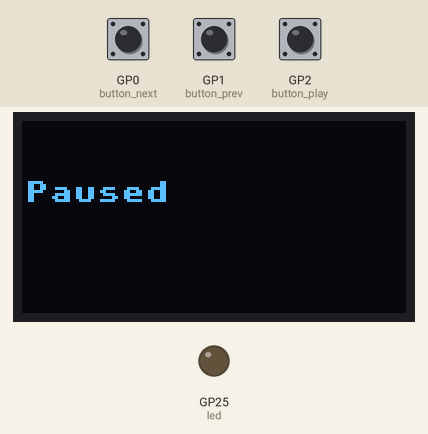
This program was run on a simulated Raspberry Pi Pico running MicroPython. Parts: 128×64 one-colour display, output pins drawn as LEDs (lit = HIGH). Inputs (shaded band) come from the test bench; at power-on: GP0 (button_next) HIGH, GP1 (button_prev) HIGH, GP2 (button_play) HIGH. What the program prints to the serial console is not drawn.

Above: at 1.2 s.
1.3 s: GP0 (button_next) pulled LOW for 0.15 s
At 3.3 s:
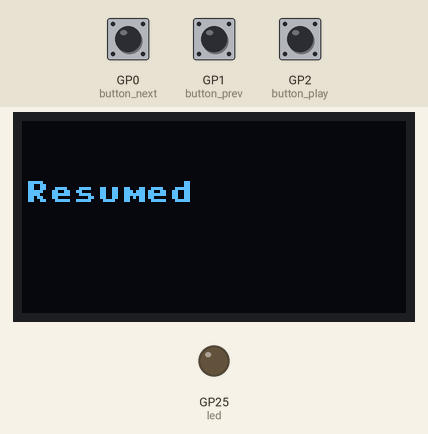
4.0 s: GP1 (button_prev) pulled LOW for 0.15 s
At 4.8 s:
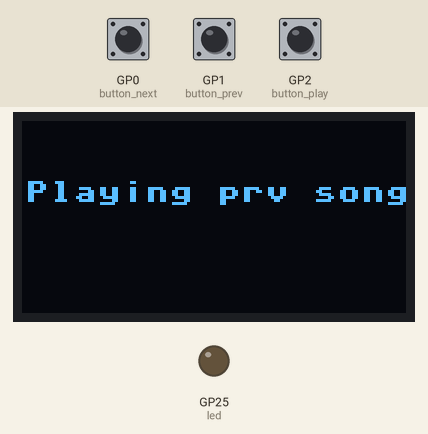
6.7 s: GP2 (button_play) pulled LOW for 0.15 s
At 8.0 s:
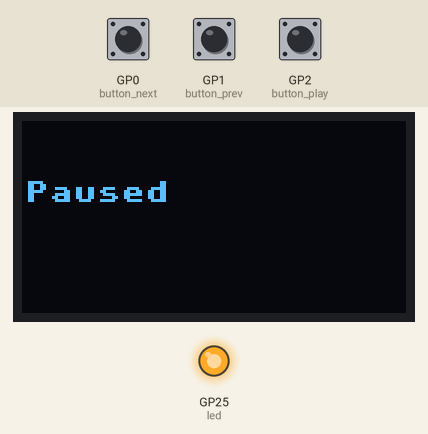
8.3 s: GP0 (button_next) pulled LOW for 1 s
At 10.2 s:
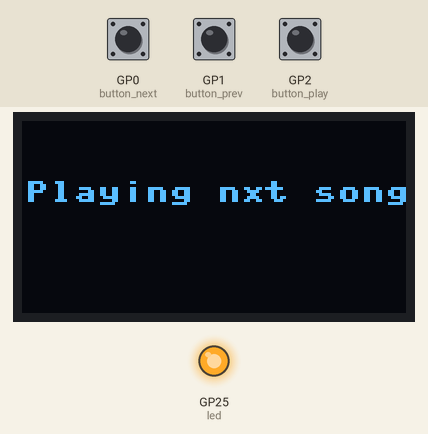
11.9 s: GP1 (button_prev) pulled LOW for 1 s
At 13.3 s:
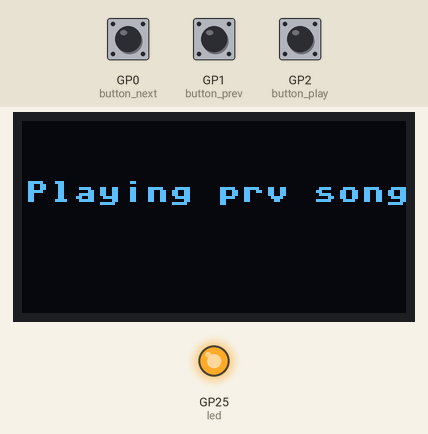
15.5 s: GP1 (button_prev) pulled LOW for 3.2 s
Timing chart, 0 to 18.5 s (numbered marks = the images above; inputs shaded):
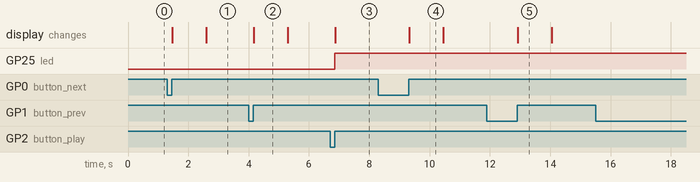

The program:

mp3player2.py
```python
from machine import Pin, I2C
from ssd1306 import SSD1306_I2C
#import framebuff

# MicroPython SSD1306 OLED driver, I2C and SPI interfaces
import time
from time import sleep
from micropython import const
import framebuf


#
#
#
#
#
#
#


WIDTH=128
HEIGHT=64

# definde the i2c ports


# pico has 2 i2c ports
# I2C(which port (0/1), scl, sda)


i2c=I2C(0,scl=Pin(17),sda=Pin(16))
a=i2c.scan()
# this all chumma
print(a)
print("I2C ADDRESS	:	"+hex(i2c.scan()[0]).upper())
print("I2C CONFIG	:	"+str(i2c))

# assign oled as a 1306 display, and width height 128*64 and to which ports
# since i2c was defined before to ports
oled=SSD1306_I2C(WIDTH,HEIGHT,i2c)

# clear screem
oled.fill(0)


# define pins
button_next = Pin(0, Pin.IN, Pin.PULL_UP)
button_play = Pin(2, Pin.IN, Pin.PULL_UP)
button_prev = Pin(1, Pin.IN, Pin.PULL_UP)
led = Pin(25, Pin.OUT)


playing = True
strink = "Paused" # initialzed with paused for code convienince, below


def ifClicked(button, pin_num):
    """Detects a button press (press + release)."""
    global prev_state
    # .value()==0 is when its clicked
    if button.value() == 0:
        time.sleep(0.05)
        # untill the button is released
        while button.value() == 0:
            pass
        # return yes this was clicked
        return True
    # .value()=1 if not pressed
    # return false, no button was not clicked
    return False

while True:
    oled.fill(0)
    if ifClicked(button_next, 15):
        strink = "Playing nxt song"
        # add code


    if ifClicked(button_play, 9):
        playing = not playing
        strink = "Paused" if not playing else "Resumed"
        led.value(not playing)
        # add code to "play/pause" song


    if ifClicked(button_prev, 3):
        strink = "Playing prv song"
        # add code


    # print onto screen
    oled.text(strink, 1, 20)
    oled.show()


    # if prev,next button clicked, it displays it for 1 second and goes abck to playing again
    if(strink not in ["Resumed","Paused"]): # this was the code convienience
        strink="Resumed"
        playing=True
        sleep(1)

    time.sleep(0.1)

# the pasue/resume button works imperfectly during simulation somehow
```

Measured:
- after the input at 1.3 s, the display: first changes after 0.17 s (image 1 shows a later state)
- after the input at 4.0 s, the display: changes after 0.17 s (image 2)
- after the input at 6.7 s, GP25 (led): LOW → HIGH after 0.15 s; the display: changes after 0.17 s (image 3)
- after the input at 8.3 s, the display: changes after 1.0 s (image 4)
- after the input at 11.9 s, the display: changes after 1.0 s (image 5)
- what the display in image 2 shows lasts 1.1 s, from 4.2 s to 5.3 s
